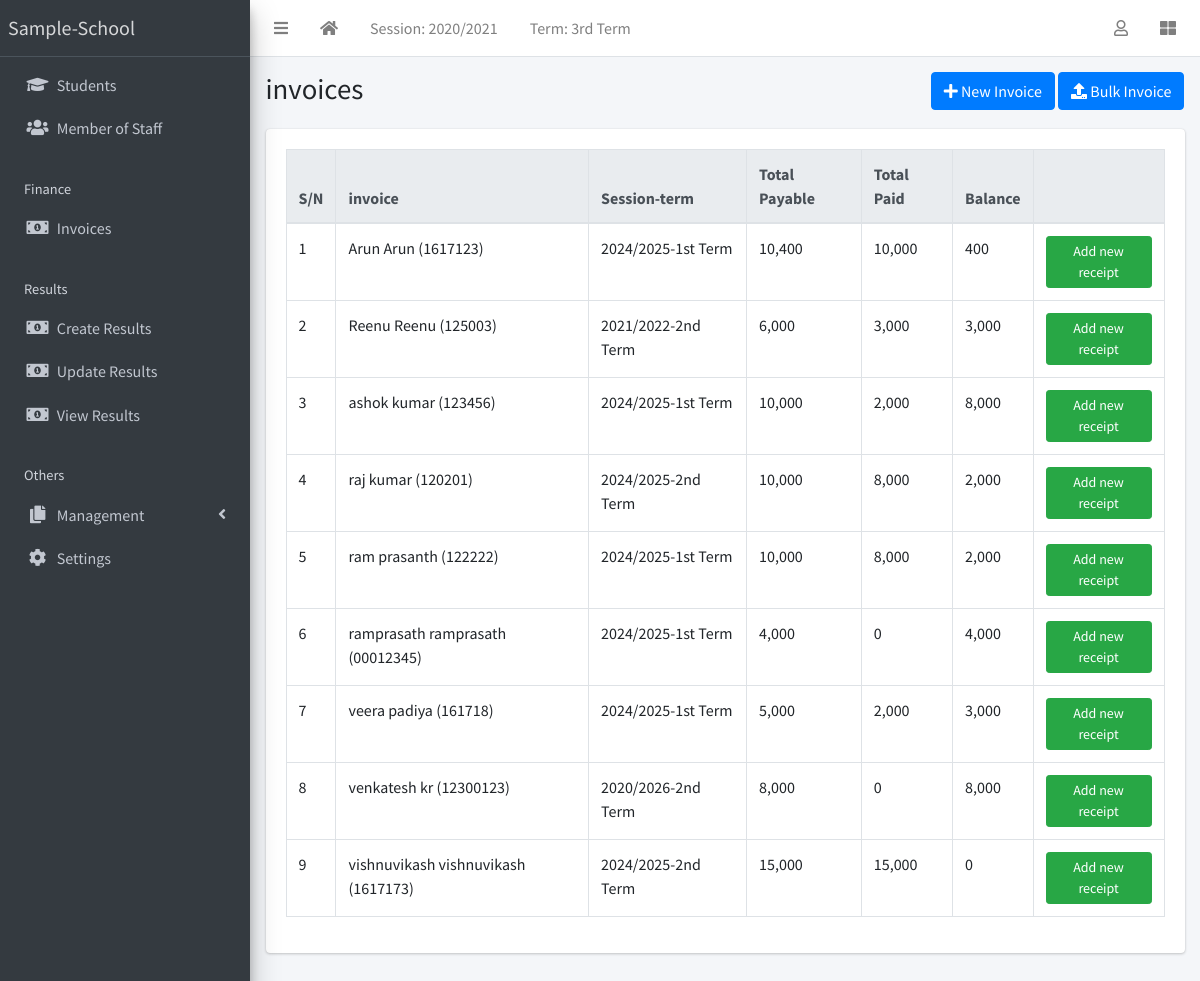
Screenshot of /finance/list/ (signed in) with the database file from the repository.
### apps/corecode/models.py (models this page shows)
class AcademicSession(models.Model):
    name = models.CharField(max_length=200, unique=True)
    current = models.BooleanField(default=True)
    class Meta:
        ordering = ["-name"]
    def __str__(self):
        return self.name

class AcademicTerm(models.Model):
    name = models.CharField(max_length=20, unique=True)
    current = models.BooleanField(default=True)
    class Meta:
        ordering = ["name"]
    def __str__(self):
        return self.name

### apps/finance/models.py (models this page shows, shortened)
class Invoice(models.Model):
    student = models.ForeignKey(Student, on_delete=models.CASCADE)
    session = models.ForeignKey(AcademicSession, on_delete=models.CASCADE)
    term = models.ForeignKey(AcademicTerm, on_delete=models.CASCADE)
    class_for = models.ForeignKey(StudentClass, on_delete=models.CASCADE)
    balance_from_previous_term = models.IntegerField(default=0)
    status = models.CharField(
        max_length=20,
        choices=[("active", "Active"), ("closed", "Closed")],
        default="active",
    )
    passport = models.ImageField(upload_to='passports/', null=True, blank=True)
    class Meta:
        ordering = ["student", "term"]
    def __str__(self):
        return f"{self.student}"
    def balance(self):
        payable = self.total_amount_payable()
        paid = self.total_amount_paid()
        return payable - paid
    def amount_payable(self):
        items = InvoiceItem.objects.filter(invoice=self)
        total = 0
        for item in items:
            total += item.amount
        return total
    def total_amount_payable(self):
        return self.balance_from_previous_term + self.amount_payable()
    def total_amount_paid(self):
        receipts = Receipt.objects.filter(invoice=self)
        amount = 0
        for receipt in receipts:
            amount += receipt.amount_paid
        return amount

class InvoiceItem(models.Model):
    invoice = models.ForeignKey(Invoice, on_delete=models.CASCADE)
    description = models.CharField(max_length=200)
    amount = models.IntegerField()

class Receipt(models.Model):
    invoice = models.ForeignKey(Invoice, on_delete=models.CASCADE)
    amount_paid = models.IntegerField()
    date_paid = models.DateField(default=timezone.now)
    comment = models.CharField(max_length=200, blank=True)

### apps/students/models.py (models this page shows, shortened)
class Student(models.Model):
    STATUS_CHOICES = [("active", "Active"), ("inactive", "Inactive")]
    GENDER_CHOICES = [("male", "Male"), ("female", "Female")]
    current_status = models.CharField(
        max_length=10, choices=STATUS_CHOICES, default="active"
    )
    registration_number = models.CharField(max_length=200, unique=True)
    surname = models.CharField(max_length=200)
    firstname = models.CharField(max_length=200)
    other_name = models.CharField(max_length=200, blank=True)
    gender = models.CharField(max_length=10, choices=GENDER_CHOICES, default="male")
    date_of_birth = models.DateField(default=timezone.now)
    current_class = models.ForeignKey(
        StudentClass, on_delete=models.SET_NULL, blank=True, null=True
    )
    date_of_admission = models.DateField(default=timezone.now)
    mobile_num_regex = RegexValidator(
        regex="^[0-9]{10,15}$", message="Entered mobile number isn't in a right format!"
    )
    parent_mobile_number = models.CharField(
        validators=[mobile_num_regex], max_length=13, blank=True
    )
    address = models.TextField(blank=True)
    others = models.TextField(blank=True)
    passport = models.ImageField(blank=True, upload_to="students/passports/")
    class Meta:
        ordering = ["surname", "firstname", "other_name"]
    def __str__(self):
        return f"{self.surname} {self.firstname} {self.other_name} ({self.registration_number})"

### apps/finance/views.py (the view)
# urls.py: path("list/", InvoiceListView.as_view(), name="invoice-list"),
class InvoiceListView(LoginRequiredMixin, ListView):
    model = Invoice

### apps/corecode/context_processors.py (called while the page is built)
def site_defaults(request):
    current_session = AcademicSession.objects.get(current=True)
    current_term = AcademicTerm.objects.get(current=True)
    vals = SiteConfig.objects.all()
    contexts = {
        "current_session": current_session.name,
        "current_term": current_term.name,
    }
    for val in vals:
        contexts[val.key] = val.value
    return contexts

### apps/finance/templates/finance/invoice_list.html (shortened to what this page needs)
{% extends 'base.html' %}
{% load humanize %}
{% block title %}invoices{% endblock title %}
{% block breadcrumb %}
<a class="btn btn-primary" href="{% url 'invoice-create' %}"><i
    class="fas fa-plus"></i> New Invoice</a>
<a class="btn btn-primary" href="{% url 'bulk-invoice' %}"><i
    class="fas fa-upload"></i> Bulk Invoice</a>
{% endblock breadcrumb %}
{% block content %}
  <div class="table-responsive">
    <table id="invoicetable" class="table table-bordered table-hover">
      <thead class="thead-light">
        <tr>
          <th>S/N</th>
          <th>invoice</th>
          <th>Session-term</th>
          <th>Total Payable</th>
          <th>Total Paid</th>
          <th>Balance</th>
          <th></th>
        </tr>
      </thead>
      <tbody>
        {% for invoice in object_list %}
          <tr class='clickable-row' data-href="{% url 'invoice-detail' invoice.id %}">
            <td>{{ forloop.counter}}</td>
            <td>{{ invoice}}</td>
            <td>{{ invoice.session}}-{{ invoice.term}}</td>
            <td>{{ invoice.total_amount_payable | intcomma }}</td>
            <td>{{ invoice.total_amount_paid | intcomma }}</td>
            <td>{{ invoice.balance | intcomma }}</td>
            <td><a class="btn btn-success btn-sm"
                href="{% url 'receipt-create' %}?invoice={{ invoice.id }}">Add new
                receipt</a></td>
          </tr>
        {% endfor %}
      </tbody>
    </table>
  </div>
{% endblock content %}

### templates/base.html (shortened to what this page needs)
{% load static %}
<!DOCTYPE html>
<html lang="en">
<head>
  <link rel="stylesheet" href="{% static 'plugins/fontawesome-free/css/all.min.css' %}">
  <link rel="stylesheet" href="{% static 'plugins/toastr/toastr.min.css' %}">
  <link rel="stylesheet"
    href="{% static 'plugins/overlayScrollbars/css/OverlayScrollbars.min.css' %}">
  <link rel="stylesheet" href="{% static 'plugins/Datatables/datatables.min.css' %}" />
  <link rel="stylesheet" href="{% static 'dist/css/adminlte.min.css' %}">
</head>
<body
  class="hold-transition sidebar-mini layout-fixed layout-navbar-fixed layout-footer-fixed">
  <div class="wrapper">
    <nav class="main-header navbar navbar-expand navbar-white navbar-light">
      <ul class="navbar-nav">
        <li class="nav-item">
          <a class="nav-link" data-widget="pushmenu" href="#" role="button"><i
              class="fas fa-bars"></i></a>
        </li>
        <li class="nav-item d-none d-sm-inline-block">
          <a href="{% url 'home' %} " class="nav-link"><i class="fa fa-home"></i></a>
        </li>
        <li class="nav-item d-none d-sm-inline-block">
          <a href="{% url 'current-session' %}" class="nav-link">Session: {{ current_session }}</a>
        </li>
        <li class="nav-item d-none d-sm-inline-block">
          <a href="{% url 'current-session' %}" class="nav-link">Term: {{ current_term }}</a>
        </li>
      </ul>
      <ul class="navbar-nav ml-auto">
        <li class="nav-item dropdown">
          <a class="nav-link" data-toggle="dropdown" href="#">
            <i class="far fa-user"></i>
          </a>
        </li>
        <li class="nav-item">
          <a class="nav-link" data-widget="control-sidebar" data-slide="true"
            href="#" role="button"><i class="fas fa-th-large"></i></a>
        </li>
      </ul>
    </nav>
    <aside class="main-sidebar sidebar-dark-primary elevation-4">
      <a href="{% url 'home' %}" class="brand-link">{{ School_name | default:"Sample-School" }}</a>
      <div class="sidebar">
        <nav class="mt-2">
          <ul class="nav nav-pills nav-sidebar flex-column"
            data-widget="treeview" role="menu" data-accordion="false">
            <li class="nav-item">
              <a href="{% url 'student-list' %}" class="nav-link">
                <i class="nav-icon fas fa-graduation-cap"></i>
                <p>
                  Students
                </p>
              </a>
            </li>
            <li class="nav-item">
              <a href="{% url 'staff-list' %}" class="nav-link">
                <i class="nav-icon fas fa-users"></i>
                <p>
                  Member of Staff
                </p>
              </a>
            </li>
            <li class="nav-header">Finance</li>
            <li class="nav-item">
              <a href="{% url 'invoice-list' %}" class="nav-link">
                <i class="nav-icon fas fa-money-bill-alt"></i>
                <p>
                  Invoices
                </p>
              </a>
            </li>
            <li class="nav-header">Results</li>
            <li class="nav-item">
              <a href="{% url 'create-result' %}" class="nav-link">
                <i class="nav-icon fas fa-money-bill-alt"></i>
                <p>
                  Create Results
                </p>
              </a>
            </li>
            <li class="nav-item">
              <a href="{% url 'edit-results' %}" class="nav-link">
                <i class="nav-icon fas fa-money-bill-alt"></i>
                <p>
                  Update Results
                </p>
              </a>
            </li>
            <li class="nav-item">
              <a href="{% url 'view-results' %}" class="nav-link">
                <i class="nav-icon fas fa-money-bill-alt"></i>
                <p>
                  View Results
                </p>
              </a>
            </li>
            <li class="nav-header">Others</li>
            <li class="nav-item has-treeview">
              <a href="#" class="nav-link">
                <i class="nav-icon fas fa-copy"></i>
                <p>
                  Management
                  <i class="fas fa-angle-left right"></i>
                </p>
              </a>
            </li>
            <li class="nav-item">
              <a href="{% url 'configs' %}" class="nav-link">
                <i class="nav-icon fas fa-cog"></i>
                <p>
                  Settings
                </p>
              </a>
            </li>
          </ul>
        </nav>
      </div>
    </aside>
    <div class="content-wrapper">
      <section class="content-header">
        <div class="container-fluid">
          <div class="row mb-1">
            <div class="col-sm-8">
              <h1>{% block title %}{% endblock title %}</h1>
            </div>
            <div class="col-sm-4">
              <ol class="breadcrumb float-sm-right">
                <li class="breadcrumb-item">{% block breadcrumb %}{% endblock breadcrumb %}</li>
              </ol>
            </div>
          </div>
        </div>
      </section>
      <section class="content">
        <div class="container-fluid">
          <div class="row">
            <div class="col-md-12">
              {% block fullcard %}
              <div class="card">
                <div class="card-body">
                  <div class="row">
                    <div class="col">
                      {% block content %}
                      {% endblock content %}
                    </div>
                  </div>
                </div>
              </div>
              {% endblock fullcard %}
            </div>
          </div>
        </div>
      </section>
    </div>
  </div>
</body>
</html>

### rows the page displays
AcademicSession: name "2020/2021"
AcademicTerm: name "3rd Term"
Invoice: student.registration_number "Arun Arun (1617123)", session "2024/2025", term "1st Term", total_amount_payable "10,400", total_amount_paid "10,000", balance "400"
Invoice: student.registration_number "Reenu Reenu (125003)", session "2021/2022", term "2nd Term", total_amount_payable "6,000", total_amount_paid "3,000", balance "3,000"
Invoice: student.registration_number "ashok kumar (123456)", session "2024/2025", term "1st Term", total_amount_payable "10,000", total_amount_paid "2,000", balance "8,000"
Invoice: student.registration_number "raj kumar (120201)", session "2024/2025", term "2nd Term", total_amount_payable "10,000", total_amount_paid "8,000", balance "2,000"
Invoice: student.registration_number "ram prasanth (122222)", session "2024/2025", term "1st Term", total_amount_payable "10,000", total_amount_paid "8,000", balance "2,000"
Invoice: student.registration_number "ramprasath ramprasath (00012345)", session "2024/2025", term "1st Term", total_amount_payable "4,000", total_amount_paid "0", balance "4,000"
Invoice: student.registration_number "veera padiya (161718)", session "2024/2025", term "1st Term", total_amount_payable "5,000", total_amount_paid "2,000", balance "3,000"
Invoice: student.registration_number "venkatesh kr (12300123)", session "2020/2026", term "2nd Term", total_amount_payable "8,000", total_amount_paid "0", balance "8,000"
Invoice: student.registration_number "vishnuvikash vishnuvikash (1617173)", session "2024/2025", term "2nd Term", total_amount_payable "15,000", total_amount_paid "15,000", balance "0"

### other values shown
{{ School_name | default:"Sample-School" }} "Sample-School"
